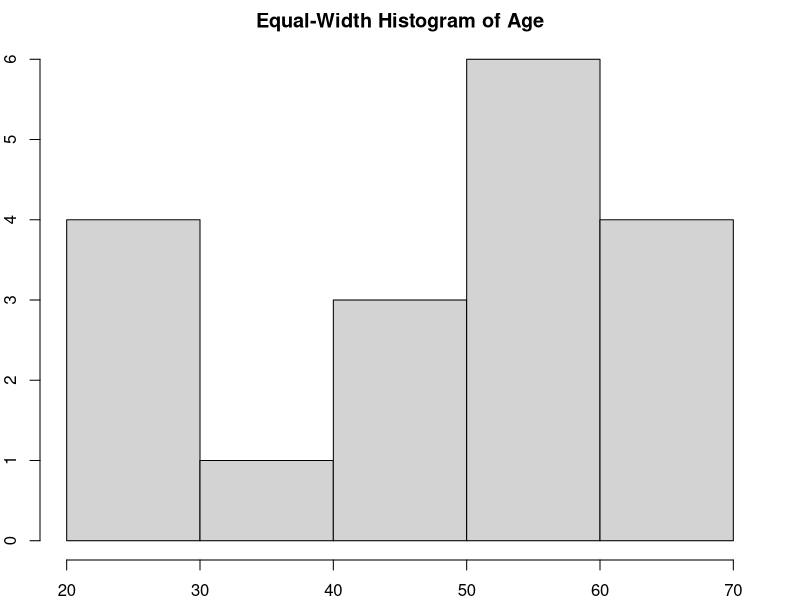

Source code (R):

age <- c(21, 22, 26, 27, 37, 41, 44, 46, 51, 54, 55, 55, 58, 59, 61, 61, 63, 64)# Create a vector of age data
par(mar = c(2, 2, 2, 2))  # Adjust the values as needed

# Plot an equal-width histogram with width 10
hist(age, breaks = seq(20, 70, by = 10), main = "Equal-Width Histogram of Age", xlab = "Age", ylab = "Frequency")

# Set a random seed for reproducibility
set.seed(123)

# Sample size
sample_size <- 5

# Simple Random Sampling Without Replacement (SRSWOR)
srs_wor_sample <- sample(age, size = sample_size, replace = FALSE)
cat("SRSWOR Sample:", srs_wor_sample, "\n")

# Simple Random Sampling With Replacement (SRSWR)
srs_wr_sample <- sample(age, size = sample_size, replace = TRUE)
cat("SRSWR Sample:", srs_wr_sample, "\n")

# Cluster Sampling
# Create clusters based on age groups
age_clusters <- cut(age, breaks = c(0, 40, 55, 60, Inf), labels = c("Age <= 40", "40 < Age <= 55", "55 < Age <= 60", "Age > 60"))
# Randomly select 2 clusters
selected_clusters <- sample(unique(age_clusters), size = 2)
cluster_sample <- sample(age[age_clusters %in% selected_clusters], size = sample_size, replace = TRUE)
cat("Cluster Sampling Sample:", cluster_sample, "\n")

# Stratified Sampling
# Create strata based on age groups
strata <- cut(age, breaks = c(0, 30, 60, Inf), labels = c("Youth", "Middle-Aged", "Senior"))
# Stratified sampling, selecting 1 sample from each stratum
stratified_sample <- unlist(lapply(unique(strata), function(stratum) {
  sample(age[strata == stratum], size = 1, replace = TRUE)
}))
cat("Stratified Sampling Sample:", stratified_sample, "\n")
